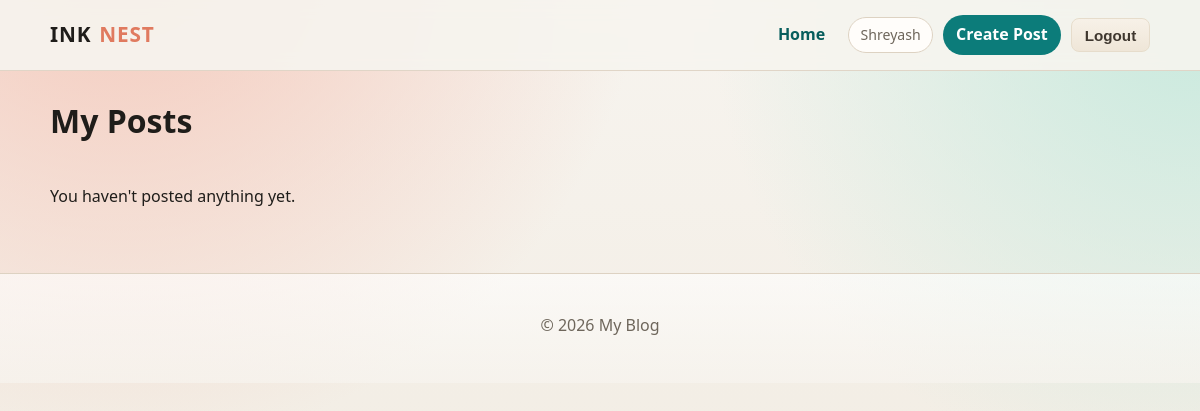
The app's page /my-posts/ (signed in), older data.
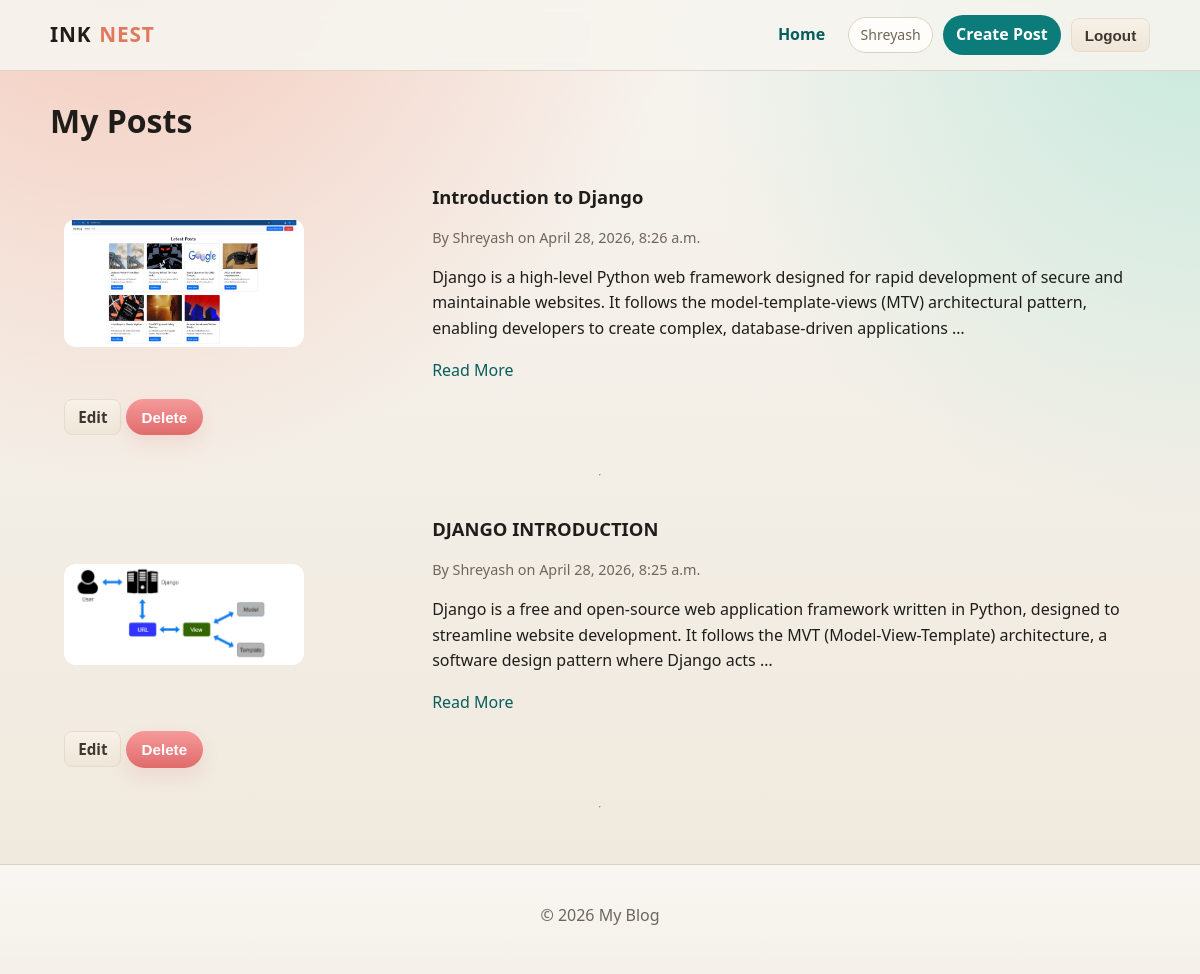
The same page, newer data.
### blogapp/models.py (models this page shows, shortened)
class Post(models.Model):
    title = models.CharField(max_length=200)
    content = models.TextField()
    author = models.ForeignKey(User, on_delete=models.CASCADE)
    image = models.ImageField(upload_to='post_images/', blank=True, null=True)
    created_at = models.DateTimeField(auto_now_add=True)

### blogapp/views.py (the view)
# urls.py: path('my-posts/', views.my_posts, name='my_posts'),
@login_required
def my_posts(request):
    posts = Post.objects.filter(author=request.user).order_by('-created_at')
    return render(request, 'blogapp/my_posts.html', {'posts': posts})

### blogapp/templates/blogapp/my_posts.html (shortened to what this page needs)
{% extends 'Base.html' %}
{% block content %}
  <h1>My Posts</h1>
  <section class="posts-list">
    {% for post in posts %}
      <article class="post-summary">
        {% if post.image %}
          <img src="{{ post.image.url }}" alt="Post Image" width="300">
        {% endif %}
        <div>
          <h2>{{ post.title }}</h2>
          <p class="meta">By {{ post.author.username }} on {{ post.created_at }}</p>
          <p>{{ post.content|truncatewords:30 }}</p>
          <a href="{% url 'post_details' post.id %}">Read More</a>
        </div>
        <div class="post-actions">
          {% if user.is_authenticated and user.pk == post.author_id %}
            <a class="button button-muted" href="{% url 'post_edit' post.id %}">Edit</a>
            <form method="post" action="{% url 'post_delete' post.id %}" onsubmit="return confirm('Delete this post?');" style="display:inline-block;">
              <button class="button button-danger" type="submit">Delete</button>
            </form>
          {% endif %}
        </div>
      </article>
      <hr>
    {% empty %}
      <p>You haven't posted anything yet.</p>
    {% endfor %}
  </section>
{% endblock %}

### blogapp/templates/Base.html (shortened to what this page needs)
{% load static %}
<!DOCTYPE html>
<html lang="en">
<head>
	<link rel="stylesheet" href="{% static 'style.css' %}">
</head>
<body>
	<header class="site-header">
		<nav class="top-nav">
			<a class="brand" href="{% url 'home' %}">Ink<span class="brand-mark">Nest</span></a>
			<div class="nav-links">
				{% if user.is_authenticated %}
					{% if request.resolver_match and request.resolver_match.url_name == 'my_posts' %}
						<a class="nav-link" href="{% url 'home' %}">Home</a>
					{% else %}
						<a class="nav-link" href="{% url 'my_posts' %}">My Posts</a>
					{% endif %}
					<span class="user-pill">{{ user.username }}</span>
					<a class="nav-link strong" href="{% url 'create_post' %}">Create Post</a>
					<form method="post" action="{% url 'logout' %}" class="logout-form">
						<button class="button button-muted" type="submit">Logout</button>
					</form>
				{% else %}
					<a class="nav-link" href="{% url 'login' %}">Login</a>
					<a class="nav-link strong" href="{% url 'signup' %}">Signup</a>
					<a class="nav-link" href="{% url 'home' %}">Home</a>
				{% endif %}
			</div>
		</nav>
	</header>
	<main class="page-shell">
		{% block content %}{% endblock %}
	</main>
	<footer class="footer">
		<p>&copy; {% now "Y" %} My Blog</p>
	</footer>
</body>
</html>

### blogapp/static/style.css (style rules this page uses)
:root { --bg: #f7f4ef; --bg-alt: #efe8dc; --surface: #fffdfa; --text: #1f1d1a; --muted: #6e665b; --primary: #0c7c7a; --primary-dark: #075e5d; --accent: #e07a5f; --line: #ddd2c2; --success: #2d7a46; --danger: #a83d3d; --shadow: 0 10px 28px rgba(32, 24, 17, 0.09); --radius-lg: 18px; --radius-md: 12px; }
* { box-sizing: border-box; }
body { margin: 0; color: var(--text); background: radial-gradient(circle at 10% -10%, #f4c6b8 0%, transparent 38%), radial-gradient(circle at 100% 0%, #c7e9dd 0%, transparent 34%), linear-gradient(180deg, var(--bg), var(--bg-alt)); font-family: "Segoe UI", "Trebuchet MS", sans-serif; min-height: 100vh; line-height: 1.6; }
a { color: var(--primary-dark); text-decoration: none; }
.site-header { position: sticky; top: 0; z-index: 20; backdrop-filter: blur(8px); background: rgba(247, 244, 239, 0.9); border-bottom: 1px solid rgba(221, 210, 194, 0.9); }
.top-nav { width: min(1100px, calc(100% - 2rem)); margin: 0 auto; min-height: 70px; display: flex; align-items: center; justify-content: space-between; gap: 1rem; }
.brand { font-size: 1.3rem; letter-spacing: 0.04em; text-transform: uppercase; font-weight: 800; color: var(--text); }
.brand-mark { color: var(--accent); }
.nav-links { display: flex; align-items: center; gap: 0.65rem; flex-wrap: wrap; justify-content: flex-end; }
.nav-link { display: inline-block; padding: 0.45rem 0.8rem; border-radius: 999px; font-weight: 600; transition: transform 0.25s ease, background-color 0.25s ease, color 0.25s ease; }
.nav-link.strong { background-color: var(--primary); color: #fff; }
.logout-form { margin: 0; }
.button { appearance: none; border: 0; border-radius: 999px; padding: 0.6rem 1rem; font-size: 0.95rem; font-weight: 700; cursor: pointer; transition: transform 0.2s ease, opacity 0.2s ease; }
.button-muted { background-color: #ece4d8; color: #3f372f; }
.user-pill { font-size: 0.88rem; color: var(--muted); padding: 0.35rem 0.7rem; border: 1px solid var(--line); border-radius: 999px; background-color: var(--surface); }
.page-shell { width: min(1100px, calc(100% - 2rem)); margin: 1.5rem auto 2.2rem; animation: reveal 0.45s ease-out; }
.button-danger { background: linear-gradient(180deg, #f69a9a, #e06b6b); color: #fff; border: 0; box-shadow: 0 8px 18px rgba(224,107,107,0.14); }
.button-muted { padding: 0.45rem 0.8rem; border-radius: 8px; }
.button-muted { background: linear-gradient(180deg,#f7f1e8,#efe6d8); border: 1px solid #e6dccb; }
.post-summary { display: grid; grid-template-columns: 1fr 2fr; gap: 1rem; align-items: start; }
.post-summary img { border-radius: 12px; max-width: 240px; width: 100%; height: auto; object-fit: cover; }
.post-summary h2 { margin: 0 0 0.4rem; }
.footer { margin-top: 3rem; padding: 1.2rem 0; background: linear-gradient(180deg, rgba(255,255,255,0.6), rgba(247,244,239,0.7)); border-top: 1px solid rgba(221,210,194,0.8); text-align: center; color: var(--muted); }
.footer { border-top: 1px solid var(--line); color: var(--muted); text-align: center; padding: 1.4rem 0 1.8rem; }
.brand { display: inline-flex; align-items: center; gap: .5rem }
.posts-list { display: grid; gap: 1rem }
.post-summary { padding: 0.9rem; align-items: center }
.post-summary h2 { font-size: 1.15rem }
.post-summary .meta { color: var(--muted); font-size: 0.9rem; margin-bottom: 0.5rem }

Row changes from the older to the newer data that the page shows:
added Post: image (picture), title "Introduction to Django", author.username "Shreyash", created_at "April 28, 2026, 8:26 a.m.", content "Django is a high-level Python web framework designed for rapid development of secure and maintainable websites. It follows the model-template-views (MTV) architectural pattern, enabling developers to create complex, database-driven applications …", shows "Edit"
added Post: image (picture), title "DJANGO INTRODUCTION", author.username "Shreyash", created_at "April 28, 2026, 8:25 a.m.", content "Django is a free and open-source web application framework written in Python, designed to streamline website development. It follows the MVT (Model-View-Template) architecture, a software design pattern where Django acts …", shows "Edit"
Text that changed along with them:
text no longer shown: "You haven't posted anything yet."
